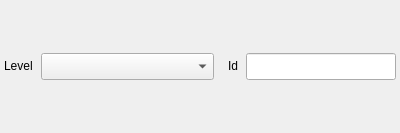
<?xml version="1.0" encoding="UTF-8"?>
<ui version="4.0">
 <class>Form</class>
 <widget class="QWidget" name="Form">
  <property name="geometry">
   <rect>
    <x>0</x>
    <y>0</y>
    <width>400</width>
    <height>133</height>
   </rect>
  </property>
  <property name="sizePolicy">
   <sizepolicy hsizetype="Expanding" vsizetype="Fixed">
    <horstretch>0</horstretch>
    <verstretch>0</verstretch>
   </sizepolicy>
  </property>
  <property name="minimumSize">
   <size>
    <width>220</width>
    <height>0</height>
   </size>
  </property>
  <property name="maximumSize">
   <size>
    <width>400</width>
    <height>16777215</height>
   </size>
  </property>
  <property name="windowTitle">
   <string>Form</string>
  </property>
  <layout class="QHBoxLayout" name="horizontalLayout_3">
   <property name="leftMargin">
    <number>0</number>
   </property>
   <property name="topMargin">
    <number>0</number>
   </property>
   <property name="rightMargin">
    <number>0</number>
   </property>
   <property name="bottomMargin">
    <number>0</number>
   </property>
   <item>
    <layout class="QHBoxLayout" name="horizontalLayout">
     <property name="spacing">
      <number>8</number>
     </property>
     <property name="leftMargin">
      <number>4</number>
     </property>
     <property name="rightMargin">
      <number>4</number>
     </property>
     <item>
      <widget class="QLabel" name="label">
       <property name="sizePolicy">
        <sizepolicy hsizetype="Fixed" vsizetype="Fixed">
         <horstretch>0</horstretch>
         <verstretch>0</verstretch>
        </sizepolicy>
       </property>
       <property name="minimumSize">
        <size>
         <width>0</width>
         <height>0</height>
        </size>
       </property>
       <property name="styleSheet">
        <string notr="true"/>
       </property>
       <property name="text">
        <string>Level</string>
       </property>
      </widget>
     </item>
     <item>
      <widget class="QComboBox" name="comboBox">
       <property name="sizePolicy">
        <sizepolicy hsizetype="Fixed" vsizetype="Fixed">
         <horstretch>0</horstretch>
         <verstretch>0</verstretch>
        </sizepolicy>
       </property>
       <property name="minimumSize">
        <size>
         <width>50</width>
         <height>0</height>
        </size>
       </property>
       <property name="maximumSize">
        <size>
         <width>220</width>
         <height>16777215</height>
        </size>
       </property>
       <property name="font">
        <font>
         <pointsize>12</pointsize>
        </font>
       </property>
      </widget>
     </item>
    </layout>
   </item>
   <item>
    <layout class="QHBoxLayout" name="horizontalLayout_2">
     <property name="spacing">
      <number>8</number>
     </property>
     <property name="leftMargin">
      <number>4</number>
     </property>
     <property name="rightMargin">
      <number>4</number>
     </property>
     <item>
      <widget class="QLabel" name="label_2">
       <property name="sizePolicy">
        <sizepolicy hsizetype="Fixed" vsizetype="Fixed">
         <horstretch>0</horstretch>
         <verstretch>0</verstretch>
        </sizepolicy>
       </property>
       <property name="minimumSize">
        <size>
         <width>0</width>
         <height>0</height>
        </size>
       </property>
       <property name="styleSheet">
        <string notr="true"/>
       </property>
       <property name="text">
        <string>Id</string>
       </property>
      </widget>
     </item>
     <item>
      <widget class="QLineEdit" name="line">
       <property name="sizePolicy">
        <sizepolicy hsizetype="Fixed" vsizetype="Fixed">
         <horstretch>0</horstretch>
         <verstretch>0</verstretch>
        </sizepolicy>
       </property>
       <property name="minimumSize">
        <size>
         <width>50</width>
         <height>0</height>
        </size>
       </property>
       <property name="maximumSize">
        <size>
         <width>150</width>
         <height>16777215</height>
        </size>
       </property>
       <property name="font">
        <font>
         <pointsize>12</pointsize>
        </font>
       </property>
      </widget>
     </item>
    </layout>
   </item>
  </layout>
 </widget>
 <resources/>
 <connections/>
</ui>
